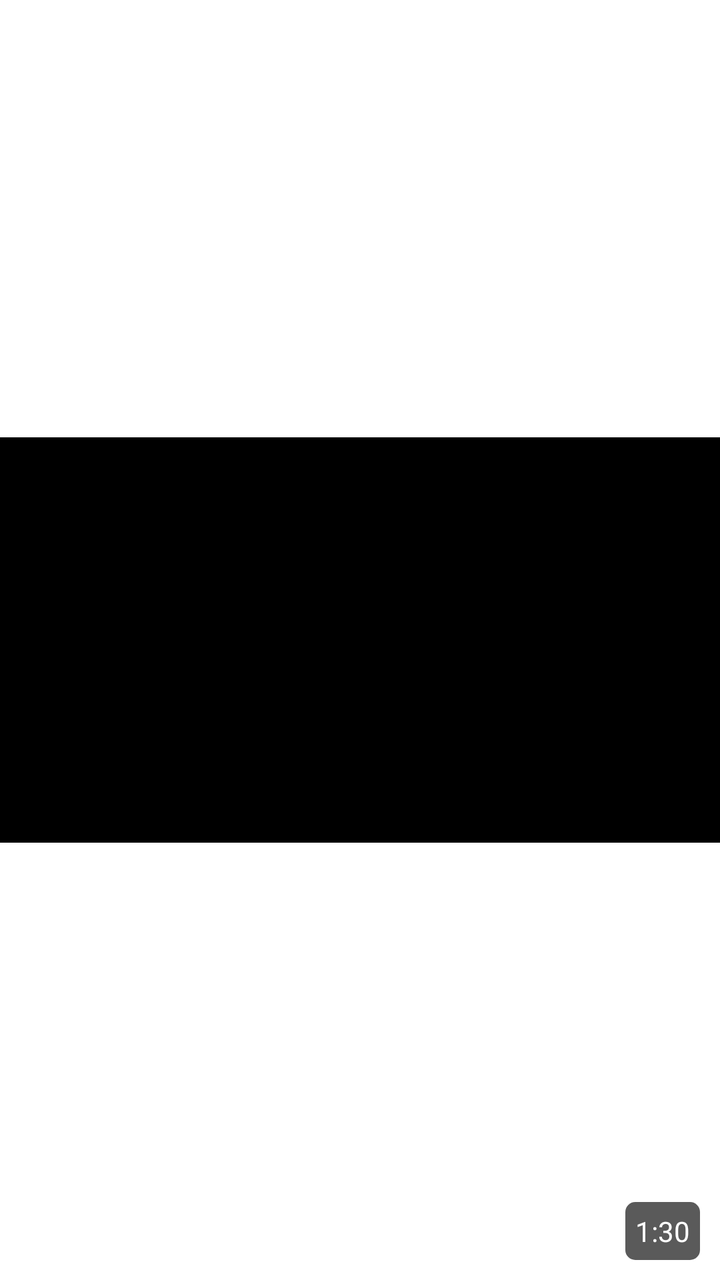
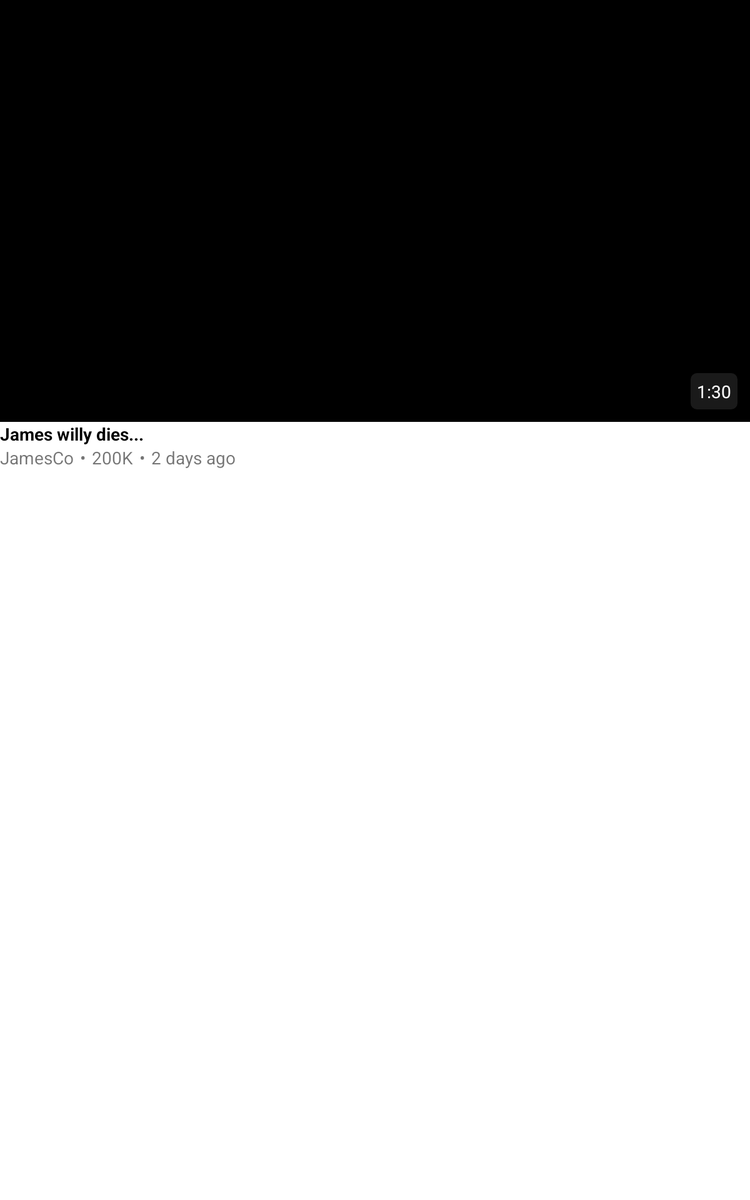

Two renders of one Android screen. The first uses the default layout on a phone; the second uses the alternative layout the repository ships for a different screen configuration, on a matching device. The two XML files are below.
<!-- AndroidManifest.xml: application theme Theme.Invid -->
<!-- res/layout/vid_display.xml -->
<?xml version="1.0" encoding="utf-8"?>
<LinearLayout
    xmlns:android="http://schemas.android.com/apk/res/android"
    android:layout_width="match_parent"
    android:layout_height="wrap_content"
    android:id="@+id/vid_display"
    android:orientation="vertical">
    <RelativeLayout
        android:layout_width="wrap_content"
        android:layout_height="wrap_content">
        <ImageView
            android:id="@+id/vid_image"
            android:layout_width="match_parent"
            android:layout_height="match_parent"
            android:layout_alignParentLeft="true"
            android:layout_alignParentTop="true"
            android:adjustViewBounds="true"
            android:clickable="true"
            android:src="@drawable/video_thumbnail"/>
        <TextView
            android:id="@+id/vid_length"
            android:layout_width="wrap_content"
            android:layout_height="wrap_content"
            android:text="1:30"
            android:textColor="@color/video_length"
            android:layout_alignBottom="@id/vid_image"
            android:layout_alignParentRight="true"
            android:background="@drawable/video_length"
            android:padding="5dp"
            android:layout_marginBottom="10dp"
            android:layout_marginRight="10dp"/>
    </RelativeLayout>
    <TextView
        android:id="@+id/vid_title"
        android:layout_width="wrap_content"
        android:layout_height="wrap_content"
        android:textStyle="bold"
        android:textColor="@color/title"
        android:text="James willy dies..."
        android:layout_marginTop="10dp"
        android:paddingLeft="10dp"
        android:paddingRight="10dp"/>
    <LinearLayout
        android:layout_width="wrap_content"
        android:layout_height="wrap_content"
        android:paddingLeft="10dp"
        android:paddingRight="10dp">
        <TextView
            android:id="@+id/vid_creator"
            android:layout_width="wrap_content"
            android:layout_height="wrap_content"
            android:textAppearance="@style/TextAppearance.AppCompat.Small"
            android:text="JamesCo"/>
        <TextView
            android:layout_width="wrap_content"
            android:layout_height="wrap_content"
            android:text="•"
            android:textAppearance="@style/TextAppearance.AppCompat.Small"
            android:layout_marginLeft="5dp"
            android:layout_marginRight="5dp"/>
        <TextView
            android:id="@+id/vid_views"
            android:layout_width="wrap_content"
            android:layout_height="wrap_content"
            android:textAppearance="@style/TextAppearance.AppCompat.Small"
            android:text="200K"/>
        <TextView
            android:layout_width="wrap_content"
            android:layout_height="wrap_content"
            android:text="•"
            android:textAppearance="@style/TextAppearance.AppCompat.Small"
            android:layout_marginLeft="5dp"
            android:layout_marginRight="5dp"/>
        <TextView
            android:id="@+id/vid_date"
            android:layout_width="wrap_content"
            android:layout_height="wrap_content"
            android:textAppearance="@style/TextAppearance.AppCompat.Small"
            android:text="2 days ago"/>
    </LinearLayout>
    <View
        android:layout_width="match_parent"
        android:layout_height="40dp" />
</LinearLayout>
<!-- resources referenced by this layout -->
<resources>
  <color name="title">@color/black</color>
  <color name="video_length">@color/white</color>
  <!-- drawable video_length (drawable) -->
  <?xml version="1.0" encoding="utf-8"?>
  <shape xmlns:android="http://schemas.android.com/apk/res/android"
      android:shape="rectangle">
      <solid android:color="@color/video_length_background"/>
      <corners android:radius="5dp"/>
  </shape>
  <!-- drawable video_thumbnail: png bitmap (drawable, 3237 bytes) -->
  <style name="Theme.Invid" parent="Theme.MaterialComponents.DayNight.DarkActionBar">
          
          <item name="colorPrimary">@color/purple_500</item>
          <item name="colorPrimaryVariant">@color/purple_700</item>
          <item name="colorOnPrimary">@color/white</item>
          
          <item name="colorSecondary">@color/teal_200</item>
          <item name="colorSecondaryVariant">@color/teal_700</item>
          <item name="colorOnSecondary">@color/black</item>
          
          <item name="android:statusBarColor">?attr/colorPrimaryVariant</item>
          
      </style>
  <color name="black">#FF000000</color>
  <color name="white">#FFFFFFFF</color>
  <color name="video_length_background">#bf232323</color>
  <color name="purple_500">#FF6200EE</color>
  <color name="purple_700">#FF3700B3</color>
  <color name="teal_200">#FF03DAC5</color>
  <color name="teal_700">#FF018786</color>
</resources>
<!-- res/layout-sw600dp/vid_display.xml (the author's variant of the layout above) -->
<!-- drawn on a 7-inch tablet held upright -->
<?xml version="1.0" encoding="utf-8"?>
<androidx.constraintlayout.widget.ConstraintLayout
    xmlns:android="http://schemas.android.com/apk/res/android"
    xmlns:app="http://schemas.android.com/apk/res-auto"
    android:layout_width="match_parent"
    android:layout_height="wrap_content"
    android:id="@+id/vid_display"
    android:orientation="vertical">
    <androidx.constraintlayout.widget.ConstraintLayout
        android:id="@+id/thumbnail_view"
        app:layout_constraintTop_toTopOf="parent"
        app:layout_constraintLeft_toLeftOf="parent"
        android:layout_width="0dp"
        android:layout_height="match_parent"
        app:layout_constraintWidth_percent="1"
        app:layout_constraintWidth_default="percent">
        <ImageView
            android:id="@+id/vid_image"
            android:layout_width="wrap_content"
            android:layout_height="wrap_content"
            app:layout_constraintLeft_toLeftOf="parent"
            app:layout_constraintTop_toTopOf="parent"
            android:adjustViewBounds="true"
            android:scaleType="centerCrop"
            android:clickable="true"
            android:src="@drawable/video_thumbnail"/>
        <TextView
            android:id="@+id/vid_length"
            android:layout_width="wrap_content"
            android:layout_height="wrap_content"
            app:layout_constraintRight_toRightOf="@id/vid_image"
            app:layout_constraintBottom_toBottomOf="@id/vid_image"
            android:text="1:30"
            android:textColor="@color/video_length"
            android:layout_alignBottom="@id/vid_image"
            android:background="@drawable/video_length"
            android:padding="5dp"
            android:layout_marginBottom="10dp"
            android:layout_marginRight="10dp"/>

        <TextView
            android:id="@+id/vid_title"
            app:layout_constraintLeft_toLeftOf="parent"
            app:layout_constraintTop_toBottomOf="@id/vid_image"
            android:layout_width="wrap_content"
            android:layout_height="wrap_content"
            android:textStyle="bold"
            android:textColor="@color/title"
            android:text="James willy dies..."
            android:ellipsize="end" />
        <LinearLayout
            android:layout_width="wrap_content"
            android:layout_height="wrap_content"
            app:layout_constraintLeft_toLeftOf="parent"
            app:layout_constraintTop_toBottomOf="@id/vid_title">
            <TextView
                android:id="@+id/vid_creator"
                android:layout_width="wrap_content"
                android:layout_height="wrap_content"
                android:textAppearance="@style/TextAppearance.AppCompat.Small"
                android:text="JamesCo"/>
            <TextView
                android:layout_width="wrap_content"
                android:layout_height="wrap_content"
                android:text="•"
                android:textAppearance="@style/TextAppearance.AppCompat.Small"
                android:layout_marginLeft="5dp"
                android:layout_marginRight="5dp"/>
            <TextView
                android:id="@+id/vid_views"
                android:layout_width="wrap_content"
                android:layout_height="wrap_content"
                android:textAppearance="@style/TextAppearance.AppCompat.Small"
                android:text="200K"/>
            <TextView
                android:layout_width="wrap_content"
                android:layout_height="wrap_content"
                android:text="•"
                android:textAppearance="@style/TextAppearance.AppCompat.Small"
                android:layout_marginLeft="5dp"
                android:layout_marginRight="5dp"/>
            <TextView
                android:id="@+id/vid_date"
                android:layout_width="wrap_content"
                android:layout_height="wrap_content"
                android:textAppearance="@style/TextAppearance.AppCompat.Small"
                android:text="2 days ago"/>
        </LinearLayout>
    </androidx.constraintlayout.widget.ConstraintLayout>
</androidx.constraintlayout.widget.ConstraintLayout>
